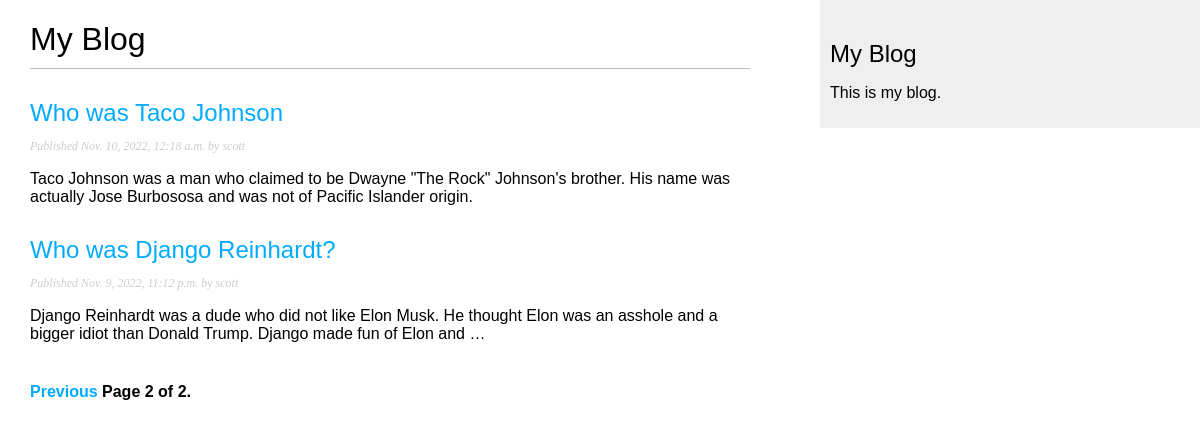
Screenshot of /blog/?page=2 with the database file from the repository.
### blog/models.py (models this page shows, shortened)
class Post(models.Model):
    class Status(models.TextChoices):
        DRAFT = 'DF', 'Draft'
        PUBLISHED = 'PB', 'Published'
    title = models.CharField(max_length=250)
    slug = models.SlugField(max_length=250, unique_for_date='publish')
    author = models.ForeignKey(User,
                                on_delete=models.CASCADE,
                                related_name='blog_posts')
    body = models.TextField()
    publish = models.DateTimeField(default=timezone.now)
    created = models.DateTimeField(auto_now_add=True)
    update = models.DateTimeField(auto_now=True)
    status = models.CharField(max_length=2,
                                choices=Status.choices,
                                default=Status.DRAFT)
    objects = models.Manager()    # The default model manager
    published = PublishedManager()  # Our custom model manager
    class Meta:
        ordering = ['-publish']
        indexes = [
            models.Index(fields=['-publish']),
        ]
    def get_absolute_url(self):
        return reverse('blog:post_detail',
                        args=[self.publish.year,
                                self.publish.month,
                                self.publish.day,
                                self.slug])

### blog/views.py (the view)
# urls.py: path('', views.PostListView.as_view(), name='post_list'),
class PostListView(ListView):
    queryset = Post.published.all()
    context_object_name = 'posts'
    paginate_by = 3
    template_name = 'blog/post/list.html'

### blog/templates/blog/post/list.html (shortened to what this page needs)
{% extends "blog/base.html"  %}
{% block content %}
    <h1>My Blog</h1>
    {% for post in posts %}
        <h2>
            <a href="{{ post.get_absolute_url }}">{{ post.title }}</a>
        </h2>
        <p class="date">
            Published {{ post.publish }} by {{ post.author }}
        </p>
            {{ post.body|truncatewords:30|linebreaks }}
    {% endfor %}
    {% include "pagination.html" with page=page_obj %}
{% endblock %}

### blog/static/css/blog.css (style rules this page uses)
body { margin:0; padding:0; font-family:helvetica, sans-serif; }
a { color:#00abff; text-decoration:none; }
h1 { font-weight:normal; border-bottom:1px solid #bbb; padding:0 0 10px 0; }
h2 { font-weight:normal; margin:30px 0 0; }
p.date { color:#ccc; font-family: georgia, serif; font-size: 12px; font-style: italic; }

### rows the page displays
Post: title "Who was Taco Johnson", publish "Nov. 10, 2022, 12:18 a.m.", author "scott", body "Taco Johnson was a man who claimed to be Dwayne \"The Rock\" Johnson's brother. His name was actually Jose Burbososa and was not of Pacific Islander origin."
Post: title "Who was Django Reinhardt?", publish "Nov. 9, 2022, 11:12 p.m.", author "scott", body "Django Reinhardt was a dude who did not like Elon Musk. He thought Elon was an asshole and a bigger idiot than Donald Trump. Django made fun of Elon and …"

### other values shown
{{ page.number }} "2"
{{ page.paginator.num_pages }} "2"
